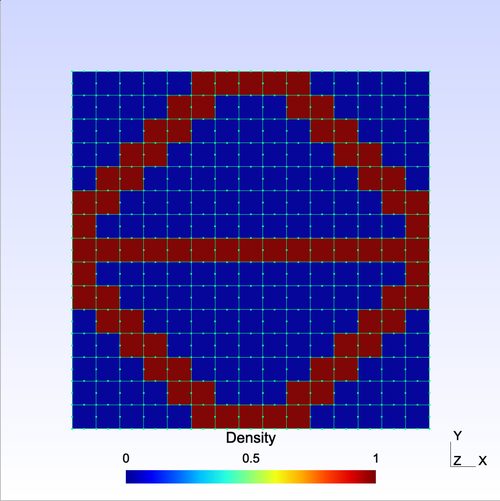
#> input picture assets/images/4_LinearElasticity_1.png, 500 x 501 px, shrunk from 1200 x 1202 before the run; the run also reads 1 picture not shown here
$ python create_image.py
#> lines starting #> are read from the running program, lines starting #| are printed output that depends on the picture
from __future__ import annotations
from pathlib import Path
from PIL import Image


def create_side_by_side_image(input1: str, input2: str, output: str) -> None:
    image1 = Image.open(fp=input1).convert(mode='RGBA')
#> image1 is the input picture: PIL image 500x501 RGBA; mean R, G, B, A 132.3, 122.2, 178.5, 255
    image2 = Image.open(fp=input2).convert(mode='RGBA')
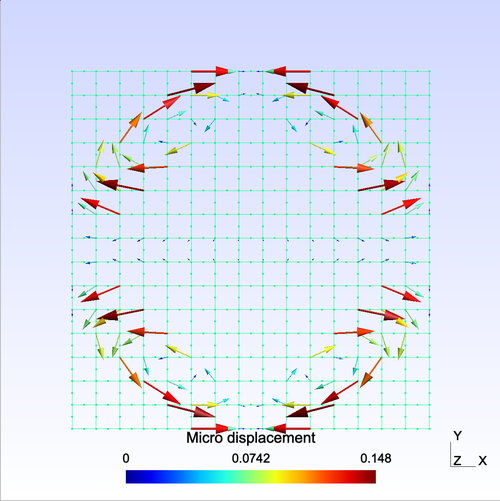
#> input picture assets/images/4_LinearElasticity_2.png, 500 x 501 px, shrunk from 1200 x 1202 before the run
#> image2 is the input picture: PIL image 500x501 RGBA; mean R, G, B, A 221.5, 228.9, 243.6, 255

    # Combine horizontally
    width = 2 * image1.width
#> width = 1000
    height = image1.height
#> height = 501

    combined_image = Image.new(mode='RGBA', size=(width, height))
#> combined_image: PIL image 1000x501 RGBA; every value is 0

    combined_image.paste(im=image1, box=(0, 0))
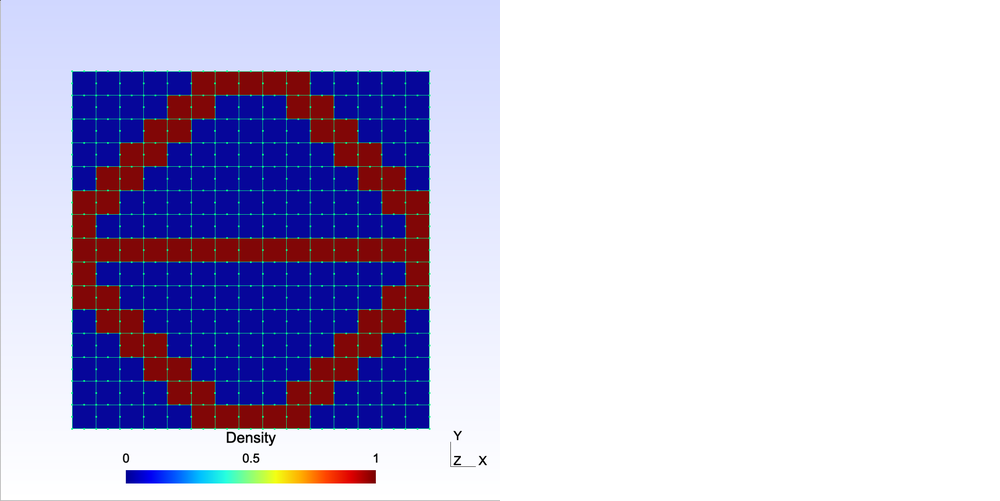
#> combined_image: PIL image 1000x501 RGBA; mean R, G, B, A 66.2, 61.1, 89.2, 127.5; transparent parts drawn white
    combined_image.paste(im=image2, box=(image1.width, 0))
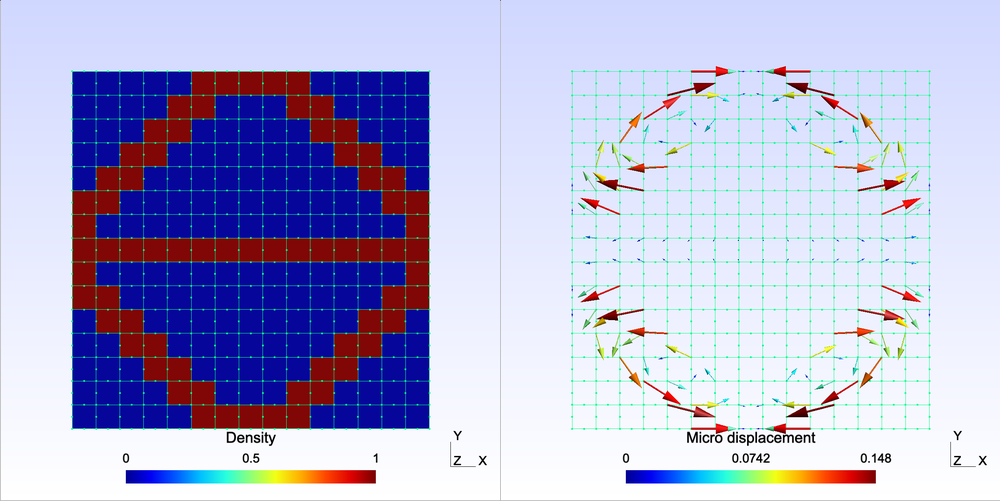
#> combined_image: PIL image 1000x501 RGBA; mean R, G, B, A 176.9, 175.5, 211.1, 255

    combined_image.save(fp=output, format="PNG")


def create_triple_image(input1: str, input2: str, input3: str, output: str) -> None:
    image1 = Image.open(fp=input1).convert(mode='RGBA')
    image2 = Image.open(fp=input2).convert(mode='RGBA')
    image3 = Image.open(fp=input3).convert(mode='RGBA')

    # Combine horizontally (2x2 grid)
    width = 2 * image1.width
    height = 2 * image1.height

    combined_image = Image.new(mode='RGBA', size=(width, height))

    combined_image.paste(im=image1, box=(0, image1.height // 2))
    combined_image.paste(im=image2, box=(image1.width, 0))
    combined_image.paste(im=image3, box=(image1.width, image1.height))

    combined_image.save(fp=output, format="PNG")


def main() -> None:
    folder = Path(__file__).parent.resolve()

    input1 = folder / 'images'/ '4_LinearElasticity_1.png'
    input2 = folder / 'images'/ '4_LinearElasticity_2.png'
    output = folder / 'images'/ '4_LinearElasticity.png'

    create_side_by_side_image(input1=input1, input2=input2, output=output)

    input1 = folder / 'images'/ '5_LinearDielectric_1.png'
    input2 = folder / 'images'/ '5_LinearDielectric_2.png'
    output = folder / 'images'/ '5_LinearDielectric.png'

    create_side_by_side_image(input1=input1, input2=input2, output=output)
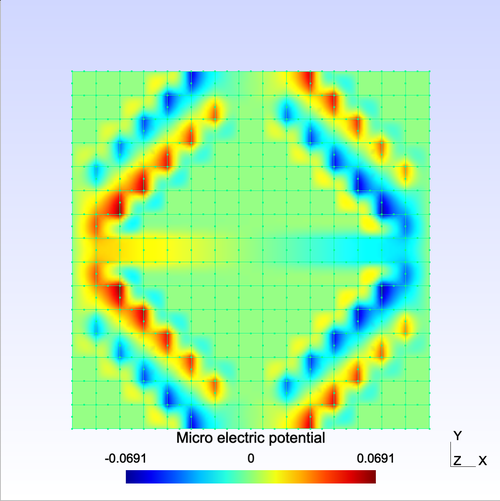
#> input picture assets/images/5_LinearDielectric_2.png, 500 x 501 px, shrunk from 1200 x 1202 before the run
#> in create_side_by_side_image, image2 is the input picture: PIL image 500x501 RGBA; mean R, G, B, A 181.6, 235, 188.9, 255
#> in create_side_by_side_image (call 2), `combined_image.paste(im=image2, box=(image1.width, 0))`:
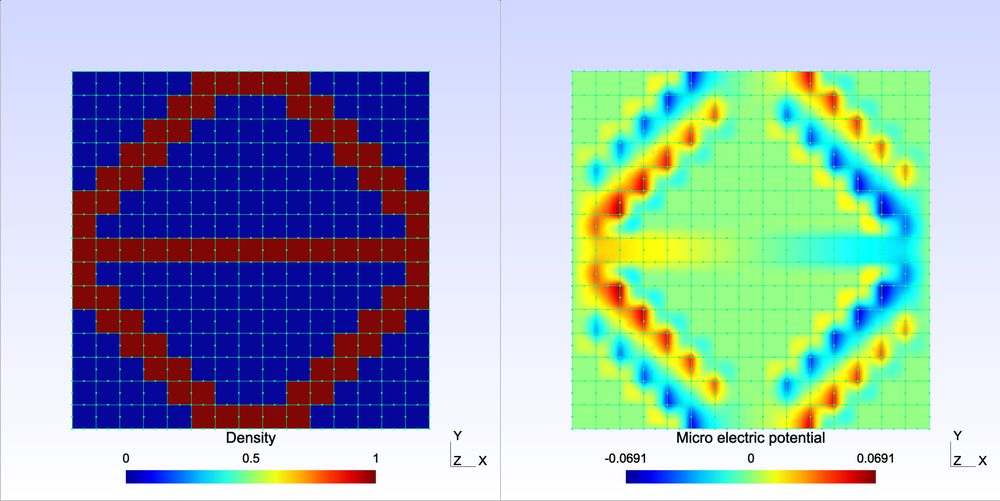
#> combined_image: PIL image 1000x501 RGBA; mean R, G, B, A 156.9, 178.6, 183.7, 255

    input1 = folder / 'images'/ '6_LinearPiezoelectricity_1.png'
    input2 = folder / 'images'/ '6_LinearPiezoelectricity_2.png'
    input3 = folder / 'images'/ '6_LinearPiezoelectricity_3.png'
    output = folder / 'images'/ '6_LinearPiezoelectricity.png'

    create_triple_image(input1=input1, input2=input2, input3=input3, output=output)


if __name__ == '__main__':
#> (the run stopped early here; a loop or call above may not have finished)
